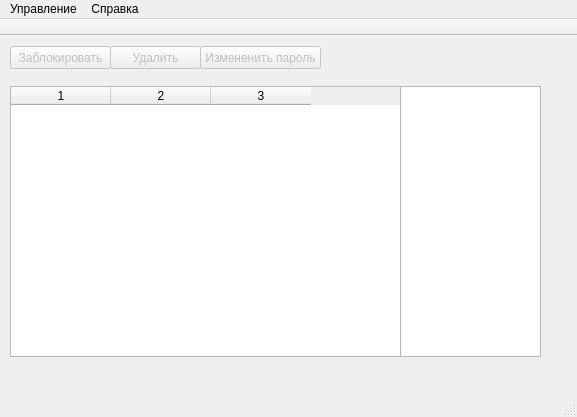
<?xml version="1.0" encoding="UTF-8"?>
<ui version="4.0">
 <class>ChatServer</class>
 <widget class="QMainWindow" name="ChatServer">
  <property name="geometry">
   <rect>
    <x>0</x>
    <y>0</y>
    <width>577</width>
    <height>417</height>
   </rect>
  </property>
  <property name="windowTitle">
   <string>Сервер </string>
  </property>
  <widget class="QWidget" name="centralWidget">
   <widget class="QTableWidget" name="tableWidget">
    <property name="geometry">
     <rect>
      <x>10</x>
      <y>50</y>
      <width>391</width>
      <height>271</height>
     </rect>
    </property>
    <property name="editTriggers">
     <set>QAbstractItemView::NoEditTriggers</set>
    </property>
    <property name="dragDropOverwriteMode">
     <bool>false</bool>
    </property>
    <property name="selectionMode">
     <enum>QAbstractItemView::SingleSelection</enum>
    </property>
    <property name="selectionBehavior">
     <enum>QAbstractItemView::SelectRows</enum>
    </property>
    <property name="columnCount">
     <number>3</number>
    </property>
    <column/>
    <column/>
    <column/>
   </widget>
   <widget class="QTextBrowser" name="textBrowser">
    <property name="geometry">
     <rect>
      <x>400</x>
      <y>50</y>
      <width>141</width>
      <height>271</height>
     </rect>
    </property>
   </widget>
   <widget class="QPushButton" name="lockButton">
    <property name="enabled">
     <bool>false</bool>
    </property>
    <property name="geometry">
     <rect>
      <x>10</x>
      <y>10</y>
      <width>101</width>
      <height>23</height>
     </rect>
    </property>
    <property name="text">
     <string>Заблокировать</string>
    </property>
   </widget>
   <widget class="QPushButton" name="deleteUserButton">
    <property name="enabled">
     <bool>false</bool>
    </property>
    <property name="geometry">
     <rect>
      <x>110</x>
      <y>10</y>
      <width>91</width>
      <height>23</height>
     </rect>
    </property>
    <property name="text">
     <string>Удалить</string>
    </property>
   </widget>
   <widget class="QPushButton" name="changeUserPwButton">
    <property name="enabled">
     <bool>false</bool>
    </property>
    <property name="geometry">
     <rect>
      <x>200</x>
      <y>10</y>
      <width>121</width>
      <height>23</height>
     </rect>
    </property>
    <property name="text">
     <string>Измененить пароль</string>
    </property>
   </widget>
  </widget>
  <widget class="QStatusBar" name="statusBar"/>
  <widget class="QMenuBar" name="menuBar">
   <property name="geometry">
    <rect>
     <x>0</x>
     <y>0</y>
     <width>577</width>
     <height>20</height>
    </rect>
   </property>
   <widget class="QMenu" name="menu">
    <property name="title">
     <string>Управление</string>
    </property>
    <addaction name="start"/>
    <addaction name="stop"/>
    <addaction name="exit"/>
   </widget>
   <widget class="QMenu" name="menu_2">
    <property name="title">
     <string>Справка</string>
    </property>
    <addaction name="about"/>
   </widget>
   <addaction name="menu"/>
   <addaction name="menu_2"/>
  </widget>
  <widget class="QToolBar" name="mainToolBar">
   <property name="movable">
    <bool>false</bool>
   </property>
   <property name="orientation">
    <enum>Qt::Horizontal</enum>
   </property>
   <attribute name="toolBarArea">
    <enum>TopToolBarArea</enum>
   </attribute>
   <attribute name="toolBarBreak">
    <bool>false</bool>
   </attribute>
  </widget>
  <action name="start">
   <property name="text">
    <string>Запуск</string>
   </property>
  </action>
  <action name="stop">
   <property name="text">
    <string>Остановка</string>
   </property>
  </action>
  <action name="exit">
   <property name="text">
    <string>Выход</string>
   </property>
  </action>
  <action name="about">
   <property name="text">
    <string>О программе</string>
   </property>
  </action>
 </widget>
 <layoutdefault spacing="6" margin="11"/>
 <resources/>
 <connections/>
</ui>
